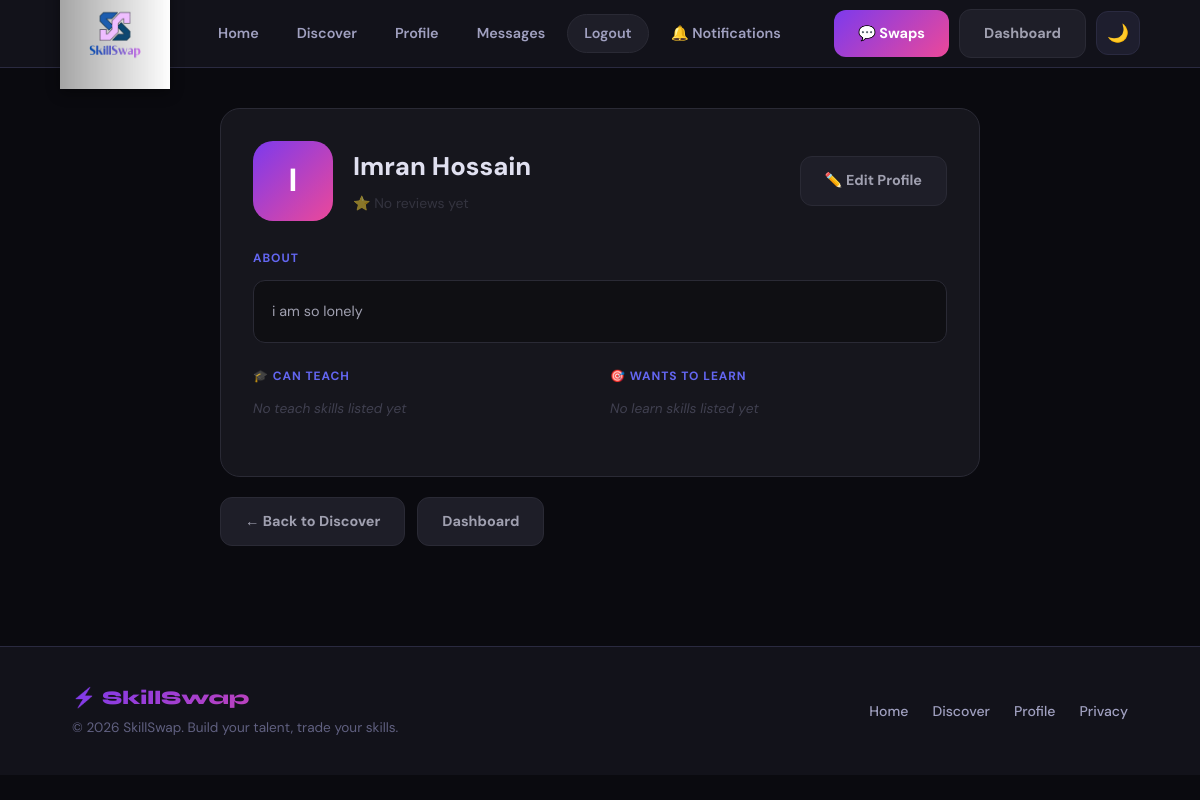
/view_profile.php?id=8 (signed in), run on an earlier commit of the app's database.
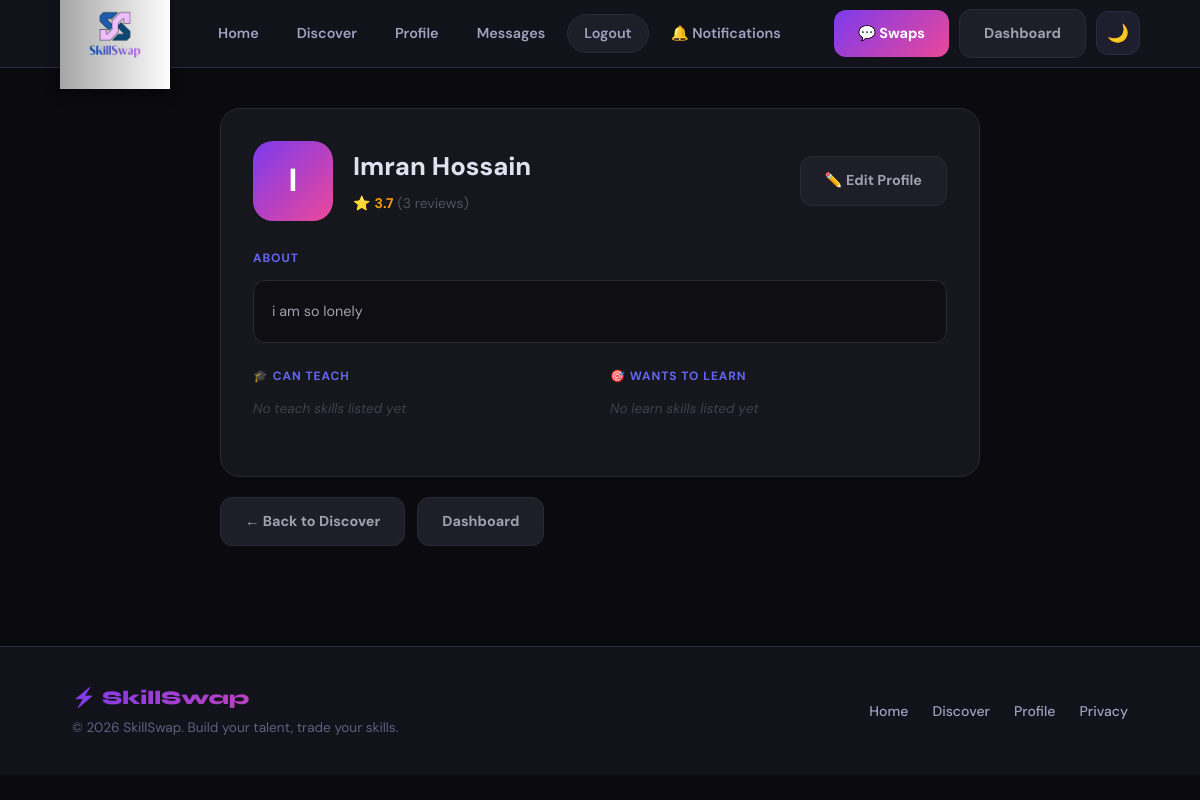
And on a later commit of the database.
### tables this page shows
CREATE TABLE `users` (
  `user_id` int(11) NOT NULL,
  `email` varchar(255) NOT NULL,
  `password_hash` varchar(255) NOT NULL,
  `username` varchar(100) DEFAULT NULL,
  `first_name` varchar(100) DEFAULT NULL,
  `last_name` varchar(100) DEFAULT NULL,
  `bio` text DEFAULT NULL,
  `location` varchar(100) DEFAULT NULL,
  `profile_picture` varchar(255) DEFAULT NULL,
  `city` varchar(100) DEFAULT NULL,
  `user_location` varchar(100) DEFAULT NULL,
  `rating_average` decimal(2,1) DEFAULT 0.0,
  `total_reviews` int(11) DEFAULT 0,
  `is_verified` tinyint(1) DEFAULT 0,
  `account_status` enum('active','suspended','deleted') DEFAULT 'active',
  `created_at` timestamp NOT NULL DEFAULT current_timestamp(),
  `updated_at` timestamp NOT NULL DEFAULT current_timestamp() ON UPDATE current_timestamp(),
  `country` varchar(100) DEFAULT NULL
);

### view_profile.php (the view, shortened to what this page needs)
<?php
include 'db.php';
include 'includes/header.php';
$user_id_to_view = isset($_GET['id']) ? intval($_GET['id']) : 0;
$stmt = $conn->prepare("
    SELECT user_id AS id,
           CONCAT(first_name, ' ', last_name) AS name,
           bio, user_location AS location,
           rating_average, total_reviews
    FROM users WHERE user_id = ?
");
$stmt->bind_param("i", $user_id_to_view);
$stmt->execute();
$user = $stmt->get_result()->fetch_assoc();
$skills_teach = [];
$skills_learn  = [];
$grads = [
    'linear-gradient(135deg,#7c3aed,#ec4899)',
    'linear-gradient(135deg,#06b6d4,#7c3aed)',
    'linear-gradient(135deg,#f59e0b,#ec4899)',
    'linear-gradient(135deg,#10b981,#06b6d4)',
];
$grad    = $grads[$user_id_to_view % count($grads)];
$initial = strtoupper(substr($user['name'] ?? 'U', 0, 1));
?>
<div class="vp-wrap">
    <div class="vp-card">
        <div class="vp-header">
            <div class="vp-av" style="background:<?= $grad ?>"><?= $initial ?></div>
            <div style="flex:1;">
                <div class="vp-name"><?= htmlspecialchars($user['name']) ?></div>
                <div class="vp-meta-row">
                    <?php if (!empty($user['total_reviews']) && $user['total_reviews'] > 0): ?>
                        <div class="vp-rating">
                            ⭐ <span class="vp-rating-num"><?= number_format($user['rating_average'], 1) ?></span>
                            (<?= $user['total_reviews'] ?> <?= $user['total_reviews'] == 1 ? 'review' : 'reviews' ?>)
                        </div>
                    <?php else: ?>
                        <div class="vp-rating" style="opacity:0.5;">⭐ No reviews yet</div>
                    <?php endif; ?>
                </div>
            </div>
            <?php if (isset($_SESSION['user_id']) && $user['id'] == $_SESSION['user_id']): ?>
                <a href="profile.php" class="btn btn-secondary">✏️ Edit Profile</a>
            <?php endif; ?>
        </div>
        <div style="margin-bottom:24px;">
            <div class="vp-section-title">About</div>
            <div class="vp-bio">
                <?= !empty($user['bio']) ? nl2br(htmlspecialchars($user['bio'])) : "This user hasn't added a bio yet." ?>
            </div>
        </div>
        <div style="display:grid;grid-template-columns:1fr 1fr;gap:20px;margin-bottom:24px;">
            <div>
                <div class="vp-section-title">🎓 Can Teach</div>
                <div class="skill-grid">
                    <?php if (!empty($skills_teach)): ?>
                        <?php foreach ($skills_teach as $skill): ?>
                            <span class="skill-pill skill-teach"><?= htmlspecialchars($skill) ?></span>
                        <?php endforeach; ?>
                    <?php else: ?>
                        <span class="empty-skill">No teach skills listed yet</span>
                    <?php endif; ?>
                </div>
            </div>
            <div>
                <div class="vp-section-title">🎯 Wants to Learn</div>
                <div class="skill-grid">
                    <?php if (!empty($skills_learn)): ?>
                        <?php foreach ($skills_learn as $skill): ?>
                            <span class="skill-pill skill-learn"><?= htmlspecialchars($skill) ?></span>
                        <?php endforeach; ?>
                    <?php else: ?>
                        <span class="empty-skill">No learn skills listed yet</span>
                    <?php endif; ?>
                </div>
            </div>
        </div>
    </div>
    <div style="display:flex;gap:12px;flex-wrap:wrap;">
        <a href="discovery.php" class="btn btn-secondary">← Back to Discover</a>
        <a href="dashboard.php" class="btn btn-secondary">Dashboard</a>
    </div>
</div>
<?php include 'includes/footer.php'; ?>

What changed in the data, as far as the page shows it:
changed users "i am so lonely": rating_average (not shown) → "3.7"; total_reviews (not shown) → "3"
Also different on the page:
text no longer shown: "⭐ No reviews yet"
text now shown: "⭐ ( reviews )"
